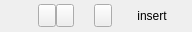
<?xml version="1.0" encoding="UTF-8"?>
<ui version="4.0">
 <class>FavoritesOverBtns</class>
 <widget class="QWidget" name="FavoritesOverBtns">
  <property name="geometry">
   <rect>
    <x>0</x>
    <y>0</y>
    <width>192</width>
    <height>32</height>
   </rect>
  </property>
  <property name="windowOpacity">
   <double>0.800000000000000</double>
  </property>
  <layout class="QHBoxLayout" name="horizontalLayout">
   <property name="spacing">
    <number>0</number>
   </property>
   <property name="margin">
    <number>0</number>
   </property>
   <item>
    <spacer name="hspcCenter">
     <property name="orientation">
      <enum>Qt::Horizontal</enum>
     </property>
     <property name="sizeType">
      <enum>QSizePolicy::Expanding</enum>
     </property>
     <property name="sizeHint" stdset="0">
      <size>
       <width>5</width>
       <height>10</height>
      </size>
     </property>
    </spacer>
   </item>
   <item>
    <widget class="QToolButton" name="btnEndEdit">
     <property name="toolTip">
      <string>Finish editing</string>
     </property>
     <property name="icon">
      <iconset resource="bibolamazi_res.qrc">
       <normaloff>:/pic/ok.png</normaloff>:/pic/ok.png</iconset>
     </property>
     <property name="iconSize">
      <size>
       <width>10</width>
       <height>16</height>
      </size>
     </property>
    </widget>
   </item>
   <item>
    <widget class="QToolButton" name="btnEdit">
     <property name="sizePolicy">
      <sizepolicy hsizetype="Fixed" vsizetype="Fixed">
       <horstretch>0</horstretch>
       <verstretch>0</verstretch>
      </sizepolicy>
     </property>
     <property name="toolTip">
      <string>Edit favorite commands</string>
     </property>
     <property name="icon">
      <iconset resource="bibolamazi_res.qrc">
       <normaloff>:/pic/lstbtnedit.png</normaloff>:/pic/lstbtnedit.png</iconset>
     </property>
     <property name="iconSize">
      <size>
       <width>10</width>
       <height>16</height>
      </size>
     </property>
    </widget>
   </item>
   <item>
    <spacer name="hspcLeft">
     <property name="orientation">
      <enum>Qt::Horizontal</enum>
     </property>
     <property name="sizeType">
      <enum>QSizePolicy::Fixed</enum>
     </property>
     <property name="sizeHint" stdset="0">
      <size>
       <width>20</width>
       <height>5</height>
      </size>
     </property>
    </spacer>
   </item>
   <item>
    <widget class="QToolButton" name="btnDelete">
     <property name="toolTip">
      <string>Delete this favorite command</string>
     </property>
     <property name="icon">
      <iconset resource="bibolamazi_res.qrc">
       <normaloff>:/pic/lstbtnremove.png</normaloff>:/pic/lstbtnremove.png</iconset>
     </property>
     <property name="iconSize">
      <size>
       <width>10</width>
       <height>16</height>
      </size>
     </property>
    </widget>
   </item>
   <item>
    <widget class="QPushButton" name="btnInsert">
     <property name="sizePolicy">
      <sizepolicy hsizetype="Fixed" vsizetype="Fixed">
       <horstretch>0</horstretch>
       <verstretch>0</verstretch>
      </sizepolicy>
     </property>
     <property name="toolTip">
      <string>Insert this favorite command at current position in config</string>
     </property>
     <property name="autoFillBackground">
      <bool>true</bool>
     </property>
     <property name="text">
      <string>insert</string>
     </property>
     <property name="icon">
      <iconset resource="bibolamazi_res.qrc">
       <normaloff>:/pic/rightarrow.png</normaloff>:/pic/rightarrow.png</iconset>
     </property>
     <property name="iconSize">
      <size>
       <width>30</width>
       <height>16</height>
      </size>
     </property>
     <property name="flat">
      <bool>true</bool>
     </property>
    </widget>
   </item>
  </layout>
 </widget>
 <resources>
  <include location="bibolamazi_res.qrc"/>
 </resources>
 <connections/>
</ui>
